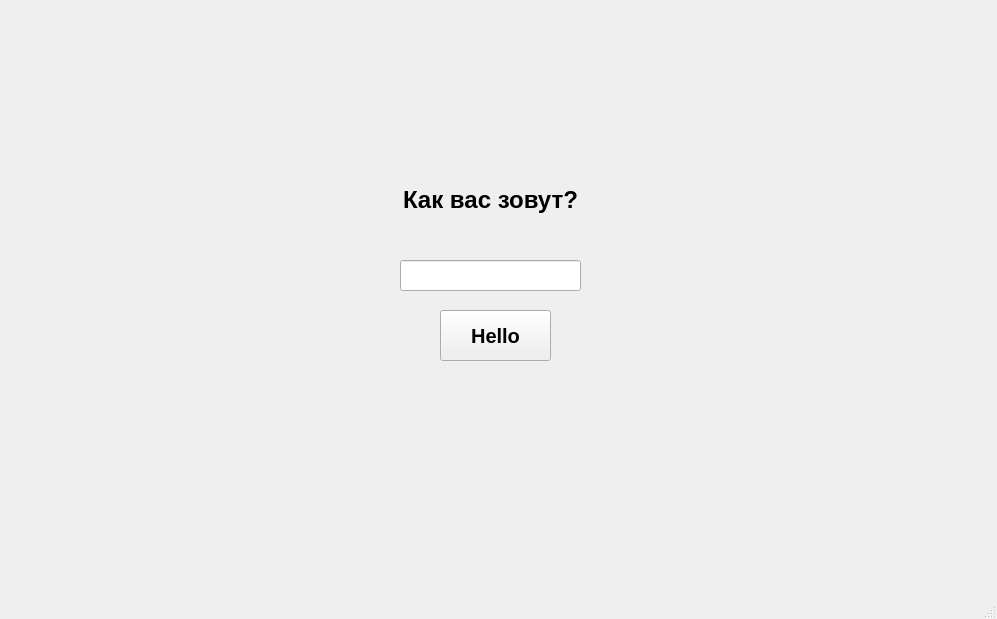
<?xml version="1.0" encoding="UTF-8"?>
<ui version="4.0">
 <class>MainWindow</class>
 <widget class="QMainWindow" name="MainWindow">
  <property name="geometry">
   <rect>
    <x>0</x>
    <y>0</y>
    <width>997</width>
    <height>619</height>
   </rect>
  </property>
  <property name="maximumSize">
   <size>
    <width>1000</width>
    <height>1000</height>
   </size>
  </property>
  <property name="windowTitle">
   <string>Hello Button</string>
  </property>
  <widget class="QWidget" name="centralwidget">
   <widget class="QLabel" name="label">
    <property name="geometry">
     <rect>
      <x>390</x>
      <y>180</y>
      <width>201</width>
      <height>41</height>
     </rect>
    </property>
    <property name="text">
     <string>&lt;html&gt;&lt;head/&gt;&lt;body&gt;&lt;p align=&quot;center&quot;&gt;&lt;span style=&quot; font-size:18pt; font-weight:700;&quot;&gt;Как вас зовут?&lt;/span&gt;&lt;/p&gt;&lt;/body&gt;&lt;/html&gt;</string>
    </property>
   </widget>
   <widget class="QLineEdit" name="le_input">
    <property name="geometry">
     <rect>
      <x>400</x>
      <y>260</y>
      <width>181</width>
      <height>31</height>
     </rect>
    </property>
   </widget>
   <widget class="QLabel" name="lbl_result">
    <property name="geometry">
     <rect>
      <x>430</x>
      <y>390</y>
      <width>111</width>
      <height>31</height>
     </rect>
    </property>
    <property name="text">
     <string>&lt;html&gt;&lt;head/&gt;&lt;body&gt;&lt;p align=&quot;center&quot;&gt;&lt;br/&gt;&lt;/p&gt;&lt;/body&gt;&lt;/html&gt;</string>
    </property>
   </widget>
   <widget class="QPushButton" name="pushButton">
    <property name="geometry">
     <rect>
      <x>440</x>
      <y>310</y>
      <width>111</width>
      <height>51</height>
     </rect>
    </property>
    <property name="font">
     <font>
      <pointsize>15</pointsize>
      <bold>true</bold>
     </font>
    </property>
    <property name="text">
     <string>Hello</string>
    </property>
   </widget>
  </widget>
  <widget class="QMenuBar" name="menubar">
   <property name="geometry">
    <rect>
     <x>0</x>
     <y>0</y>
     <width>997</width>
     <height>21</height>
    </rect>
   </property>
  </widget>
  <widget class="QStatusBar" name="statusbar"/>
 </widget>
 <resources/>
 <connections/>
</ui>
